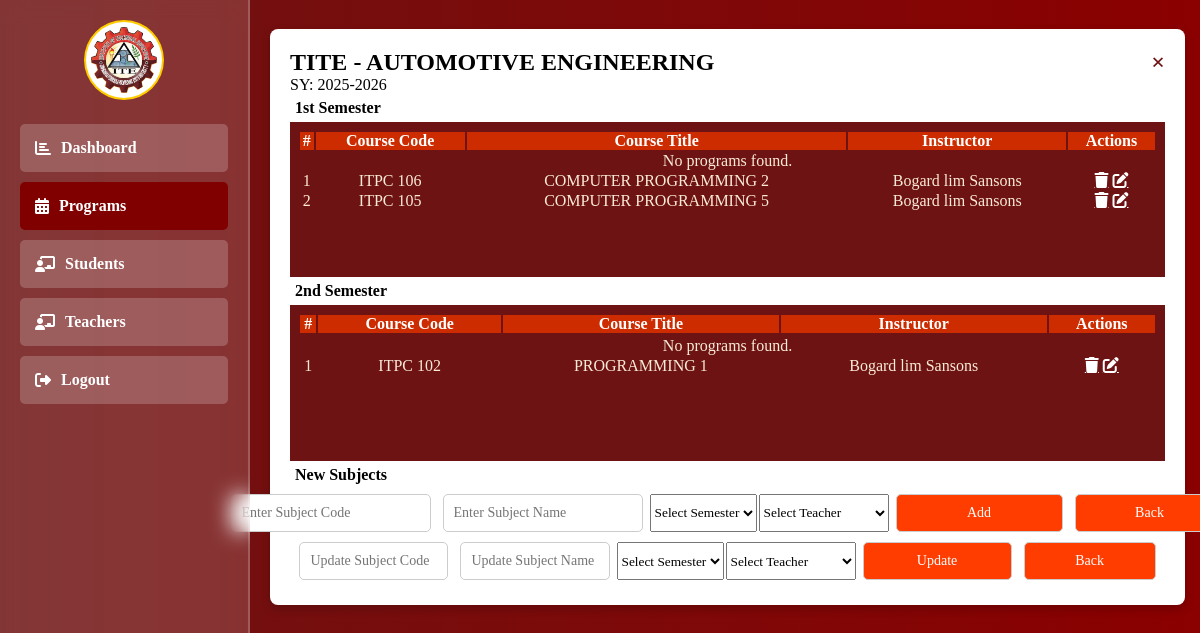
The page /admin/view_program.php?program_id=73&program_name=TITE&course_name=AUTOMOTIVE+ENGINEERING&school_year=2025-2026 (signed in) on the database its author committed.
### tables this page shows
CREATE TABLE `programs_with_subjects` (
  `id` int(11) NOT NULL,
  `program_course` varchar(100) NOT NULL,
  `department_program` varchar(100) NOT NULL,
  `school_year` varchar(100) NOT NULL,
  `subject_name` varchar(100) NOT NULL,
  `subject_code` varchar(100) NOT NULL,
  `semester` int(1) NOT NULL,
  `created_at` datetime NOT NULL DEFAULT current_timestamp(),
  `teacher_name` varchar(100) NOT NULL
);

CREATE TABLE `subject_with_program_id` (
  `id` int(11) NOT NULL,
  `program_id` int(11) NOT NULL,
  `teacher_id` int(11) NOT NULL,
  `school_year` varchar(100) NOT NULL,
  `subject_name` varchar(100) NOT NULL,
  `subject_code` varchar(100) NOT NULL,
  `teacher_name` varchar(100) NOT NULL,
  `semester` int(1) NOT NULL,
  `created_at` datetime NOT NULL DEFAULT current_timestamp()
);

### admin/admin_function.php (called while the page is built, shortened)
<?php
include "../db_connect.php";
function getTeacherById($id)
{
    global $pdo;
    try {
        $stmt = $pdo->prepare(" SELECT id, CONCAT(lname, ' ',mname, ' ',fname) AS teacher_name FROM teachers WHERE id = ? ");
        $stmt->execute([$id]);
        return $stmt->fetch(PDO::FETCH_ASSOC);
    } catch (PDOException $e) {
        error_log("Database Error: " . $e->getMessage());
        return [];
    }
}
function getSubjectById($id)
{
    try {
        global $pdo;
        $query = "SELECT  subject_name, semester, teacher_name, teacher_id, program_id, id, subject_code FROM subject_with_program_id WHERE program_id = ?";
        $stmt = $pdo->prepare($query);
        $stmt->execute([$id]);
        return $stmt->fetchAll(PDO::FETCH_ASSOC);
    } catch (PDOException $e) {
        error_log("Database Error: " . $e->getMessage());
        return [];
    }
}
function GetProgramsById($id)
{
    global $pdo;
    try {
        $stmt = $pdo->prepare("SELECT * FROM programs_with_subjects WHERE id = ?");
        $stmt->execute([$id]);
        $result = $stmt->fetch();
        return $result ?: [];
    } catch (PDOException $e) {
        error_log("Database Error: " . $e->getMessage());
        return [];
    }
}

### admin/view_program.php (the view, shortened to what this page needs)
<?php
include "../db_connect.php";
include "./admin_function.php";
?>
<!DOCTYPE html>
<html lang="en">
<head>
    <link rel="stylesheet" href="https://cdnjs.cloudflare.com/ajax/libs/font-awesome/6.2.0/css/all.css">
</head>
<body>
    <div class="sidebar">
        <div class="profile-info">
            <img src="../images/ITE.png" alt="Profile Icon" class="profile-icon">
        </div>
        <div class="sidebar-item">
            <a href="./index.php"><i class="fas fa-chart-bar"></i> Dashboard</a>
        </div>
        <div class="sidebar-item" style="background-color: maroon;">
            <a href="./Program.php"><i class="fas fa-calendar-alt"></i> Programs</a>
        </div>
        <div class="sidebar-item">
            <a href="./students.php"><i class="fas fa-chalkboard-teacher"></i> Students</a>
        </div>
        <div class="sidebar-item">
            <a href="./teachers.php"><i class="fas fa-chalkboard-teacher"></i>Teachers</a>
        </div>
        <div class="sidebar-item">
            <a href="./logout.php"><i class="fas fa-sign-out-alt"></i> Logout</a>
        </div>
    </div>
    <div class="content">
        <div class="dashboard-container">
            <div class="modal">
                <div class="modal-content">
                    <span class="close" onclick="window.location.href = './program.php'">&times;</span>
                    <?php
                    if (!isset($_GET['program_id'])) {
                    } else {
                        $course = GetProgramsById($_GET['program_id']);
                        ?>
                    <h2 id="programTitle">
                        <?php echo $course['department_program'] . ' - ' . $course['program_course']; ?>
                    </h2>
                    <span id="sy">SY: <?php echo $course['school_year']; ?></span>
                    <?php } ?>
                    <p class="semester">1st Semester
                    </p>
                    <div class="table_content" style="text-align:center;">
                        <table>
                            <tr>
                                <th>#</th>
                                <th>Course Code</th>
                                <th>Course Title</th>
                                <th>Instructor</th>
                                <th>Actions</th>
                            </tr>
                            <tbody id="subjectList1">
                                <?php
                                if (!isset($_SESSION['program_id'])) {
                                    echo '<tr><td colspan="5">No programs found.</td></tr>';
                                }
                                $subjects = getSubjectById($_GET['program_id']);
                                $index = 1;
                                foreach ($subjects as $subject) {
                                    if ($subject['semester'] == 1) { ?>
                                <tr>
                                    <td>
                                        <?php echo $index++; ?>
                                    </td>
                                    <td>
                                        <?php echo $subject['subject_code']; ?>
                                    </td>
                                    <td>
                                        <?php echo $subject['subject_name']; ?>
                                    </td>
                                    <?php $teacher = getTeacherById($subject['teacher_id']); ?>
                                    <td><?php echo $teacher['teacher_name']; ?></td>
                                    <td>
                                        <a style="color: white;" class="fa fa-trash"
                                            href="./view_program.php?action=delete&program_id=<?php echo $subject['program_id']; ?>&subject_id=<?php echo $subject['id']; ?>"
                                            onclick="return confirm('Are you sure you want to delete this subject?')"></a>
                                        <a style="color: white;" class="fa fa-edit" id="editform"
                                            href="./view_program.php?action=edit&program_id=<?php echo $subject['program_id']; ?>&teacher_id=<?php echo $subject['teacher_id']; ?>&subject_id=<?php echo $subject['id']; ?>&subject_code=<?php echo $subject['subject_code']; ?>&subject_name=<?php echo $subject['subject_name']; ?>&teacher_name=<?php echo $subject['teacher_name']; ?>&semester=<?php echo $subject['semester']; ?>"></a>
                                    </td>
                                </tr>
                                <?php }
                                } ?>
                            </tbody>
                        </table>
                    </div>
                    <p class="semester">2nd Semester
                    </p>
                    <div class="table_content" style="text-align:center;">
                        <table>
                            <tr>
                                <th>#</th>
                                <th>Course Code</th>
                                <th>Course Title</th>
                                <th>Instructor</th>
                                <th>Actions</th>
                            </tr>
                            <tbody id="subjectList2">
                                <tr class="programRow">
                                    <?php
                                    if (!isset($_SESSION['program_id'])) {
                                        echo '<tr><td colspan="5">No programs found.</td></tr>';
                                    }
                                    $subjects = getSubjectById($_GET['program_id']);
                                    $index = 1;
                                    foreach ($subjects as $subject) {
                                        if ($subject['semester'] == 2) { ?>
                                <tr>
                                    <td>
                                        <?php echo $index++; ?>
                                    </td>
                                    <td>
                                        <?php echo $subject['subject_code']; ?>
                                    </td>
                                    <td>
                                        <?php echo $subject['subject_name']; ?>
                                    </td>
                                    <?php $teacher = getTeacherById($subject['teacher_id']); ?>
                                    <td><?php echo $teacher['teacher_name']; ?></td>
                                    <td>
                                        <a style="color: white;" class="fa fa-trash"
                                            href="./view_program.php?action=delete&program_id=<?php echo $subject['program_id']; ?>&subject_id=<?php echo $subject['id']; ?>"
                                            onclick="return confirm('Are you sure you want to delete this subject?')"></a>
                                        <a style="color: white;" class="fa fa-edit" id="editform"
                                            href="./view_program.php?action=edit&program_id=<?php echo $subject['program_id']; ?>&teacher_id=<?php echo $subject['teacher_id']; ?>&subject_id=<?php echo $subject['id']; ?>&subject_code=<?php echo $subject['subject_code']; ?>&subject_name=<?php echo $subject['subject_name']; ?>&teacher_name=<?php echo $subject['teacher_name']; ?>&semester=<?php echo $subject['semester']; ?>"></a>
                                    </td>
                                </tr>
                                <?php }
                                    } ?>
                                </tr>
                            </tbody>
                        </table>
                    </div>
                    <p class="semester" id="semester_label">New Subjects</p>
                    <form id="submitting_form" action="" method="post">
                        <div class="add_subject">
                            <div style="gap: 2px; display: flex;">
                                <input style="height: 2.4rem; margin-top:5px; width:20rem;" type="text"
                                    name="subject_code" placeholder="Enter Subject Code" required>
                                <input style="height: 2.4rem; margin-top:5px; width:20rem;" type="text"
                                    name="subject_name" placeholder="Enter Subject Name" required>
                                <select style="height: 2.4rem; margin-top:5px;" name="semester_id" required>
                                    <option value="">Select Semester</option>
                                </select>
                                <select style="height: 2.4rem; margin-top:5px;" name="teacher_name" id="teacher">
                                    <option value="">Select Teacher</option>
                                </select>
                                <input section=".<?php echo $_GET['program_id'] ?>."
                                    style="height: 2.4rem; width:100%; margin-top:5px; color: #FFFFFF;" type="submit"
                                    name="add-subject" id="add-subject" value="Add" class="btn btn-primary add-subject">
                                <input type="button" onclick="window.location.href = './program.php'" value="Back"
                                    class="btn btn-secondary" style="color: #FFFFFF;">
                            </div>
                        </div>
                    </form>
                    <form action="" id="popid" style="display: block;" method="post">
                        <div class="add_subject">
                            <div style="gap: 2px; display: flex; width: 99%;">
                                <input style="height: 2.4rem; margin-top:5px; width:100%;" type="text"
                                    name="subject_code" placeholder="Update Subject Code"
                                    value="<?php echo (isset($_GET['subject_code'])) ? $_GET['subject_code'] : ''; ?>">
                                <input style="height: 2.4rem; margin-top:5px; width:100%;" type="text"
                                    name="subject_name"
                                    value="<?php echo (isset($_GET['subject_name'])) ? $_GET['subject_name'] : ''; ?>"
                                    placeholder="Update Subject Name" required>
                                <select style="height: 2.4rem; margin-top:5px;" name="semester_id" required>
                                    <option value="">Select Semester</option>
                                </select>
                                <select style="height: 2.4rem; margin-top:5px;" name="teacher_id" id="teacher">
                                    <option value="">Select Teacher</option>
                                </select>
                                <input style="height: 2.4rem; width:100%; margin-top:5px; color: #FFFFFF;" type="submit"
                                    name="Updating_form" id="Updating_form" value="Update" class="btn btn-primary">
                                <input id="back-update" type="button" onclick="window.location.href = './program.php'"
                                    value="Back" class="btn" style="color: #FFFFFF;">
                            </div>
                        </div>
                    </form>
                </div>
            </div>
        </div>
    </div>
</body>
</html>

### admin/view_program.php (style rules this page uses)
* { margin: 0; padding: 0; box-sizing: border-box; font-family: 'Georgia', serif; }
body { background: linear-gradient(to right, #6E1313, #8B0000); background-size: cover; display: flex; }
.sidebar { width: 250px; height: 100vh; background: rgba(255, 255, 255, 0.15); backdrop-filter: blur(10px); padding: 20px; position: fixed; left: 0; top: 0; overflow-y: auto; border-right: 2px solid rgba(255, 255, 255, 0.2); }
.sidebar .profile-info { text-align: center; margin-bottom: 20px; }
.sidebar .profile-icon { width: 80px; border-radius: 50%; background: white; padding: 5px; border: 2px solid #ffcc00; }
.sidebar-item { padding: 15px; margin: 10px 0; background: rgba(255, 255, 255, 0.2); border-radius: 5px; font-size: 16px; }
.sidebar-item a { color: #FFFFFF; text-decoration: none; display: flex; align-items: center; font-weight: bold; }
.sidebar-item a i { margin-right: 10px; }
.content { margin-left: 250px; padding: 20px; width: calc(100% - 245px); }
.dashboard-container { display: flex; flex-wrap: wrap; justify-content: center; gap: 15px; }
form input[type="text"] { width: 100%; padding: 10px; margin-top: 5px; border: 1px solid #ccc; border-radius: 5px; font-size: 14px; }
form input[type="submit"] { background-color: #ff3d00; width: 100%; padding: 10px; margin-top: 5px; border: 1px solid #ccc; border-radius: 5px; font-size: 14px; width: 100%; }
form input[type="button"] { background-color: #ff3d00; width: 100%; margin: 5px; border: 1px solid #ccc; border-radius: 5px; font-size: 14px; }
.modal { width: 100%; height: auto; }
.modal-content { background-color: white; margin: 1% auto; padding: 20px; border-radius: 8px; text-align: left; box-shadow: 0px 4px 10px rgba(0, 0, 0, 0.2); }
.close { color: #6E1313; font-size: 24px; font-weight: bold; cursor: pointer; float: right; }
.modal table { width: 100%; padding: .5rem; border: 1px solidrgb(122, 122, 122) }
.modal th { background-color: #cc2c00; color: #FFFFFF; }
.table_content { height: 9.7rem; background-color: #6E1313; overflow: hidden; overflow-y: scroll; color: antiquewhite; }
.add_subject { display: flex; justify-content: center; flex-direction: row; }
.add_subject input[type='text'] { width: 90%; height: 1%; margin: 5px; }
.add_subject input[type='submit'] { width: 20%; align-content: center; margin: 5px; }
.semester { font-size: 1rem; font-weight: bold; margin: 5px; }

### rows shown on the page
programs_with_subjects: department_program "TITE", program_course "AUTOMOTIVE ENGINEERING", school_year "2025-2026"
subject_with_program_id: subject_code "ITPC 106", subject_name "COMPUTER PROGRAMMING 2", teacher_name "Bogard lim Sansons"
subject_with_program_id: subject_code "ITPC 105", subject_name "COMPUTER PROGRAMMING 5", teacher_name "Bogard lim Sansons"
subject_with_program_id: subject_code "ITPC 102", subject_name "PROGRAMMING 1", teacher_name "Bogard lim Sansons"
